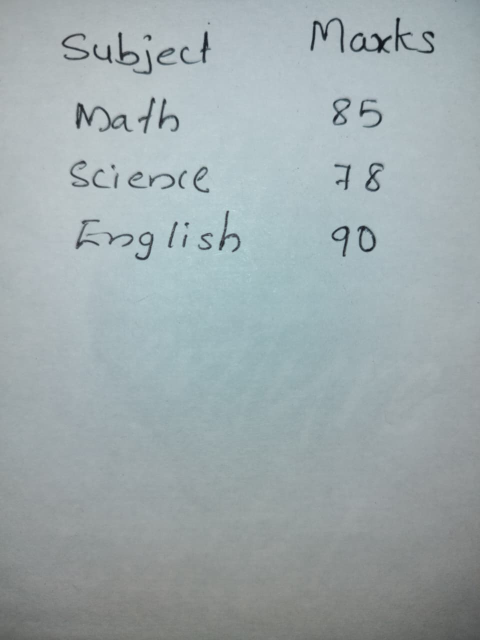
#> input picture marks.jpg, 960 x 1280 px (shown at 1/2 size)
$ python ocr_test.py
#> lines starting #> are read from the running program, lines starting #| are printed output that depends on the picture; after the words box and inside, x2 and y2 are one past the last pixel; in counts of white or black regions, pixels touching at a corner belong together
import cv2
import pytesseract
import pandas as pd

# Path to Tesseract
pytesseract.pytesseract.tesseract_cmd = r'C:\Program Files\Tesseract-OCR\tesseract.exe'

# Load image
img = cv2.imread("marks.jpg")
#> img is the input picture: shape (1280, 960, 3); mean B, G, R 172.8, 170.3, 158.6

# Resize for better OCR
img = cv2.resize(img, None, fx=2, fy=2, interpolation=cv2.INTER_CUBIC)
#> img: shape (2560, 1920, 3)

# Convert to grayscale
gray = cv2.cvtColor(img, cv2.COLOR_BGR2GRAY)

# Remove noise
blur = cv2.GaussianBlur(gray, (5,5), 0)

# Threshold
thresh = cv2.adaptiveThreshold(
    blur,255,
    cv2.ADAPTIVE_THRESH_GAUSSIAN_C,
    cv2.THRESH_BINARY_INV,
    11,2
)
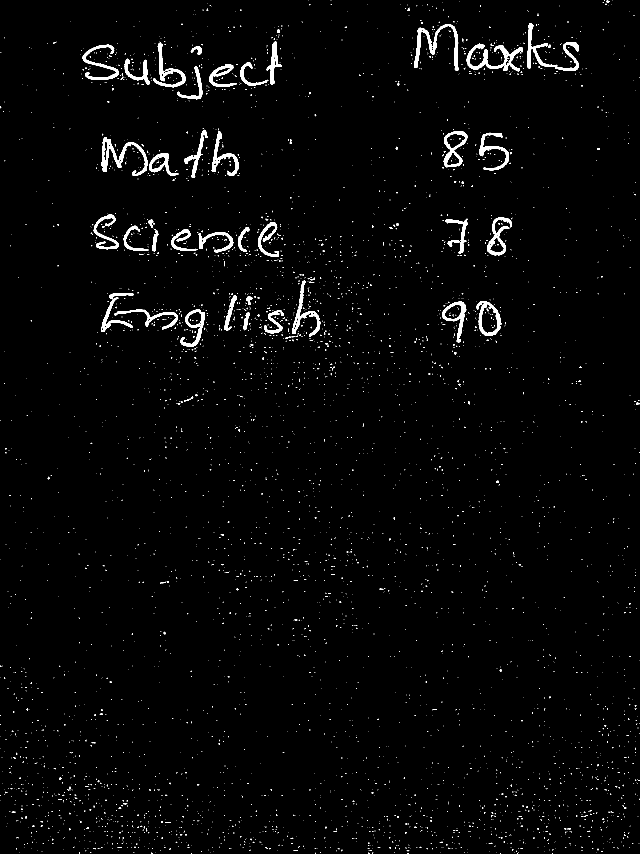
#> thresh: shape (2560, 1920) (shown at 1/3 size); 1.8% white; 4915 white regions (4809 under 20 px)

# Detect contours (possible rows)
contours, _ = cv2.findContours(thresh, cv2.RETR_EXTERNAL, cv2.CHAIN_APPROX_SIMPLE)
#> contours = 4881 contours, 4818 with area under 20; largest, box (x1, y1, x2, y2) and area: (1430, 903, 1504, 1008) 5256, (1331, 394, 1403, 502) 4720, (304, 411, 443, 528) 3930, (1400, 131, 1568, 214) 3887, (1326, 904, 1399, 1027) 3616

rows = []

for cnt in contours:
    x,y,w,h = cv2.boundingRect(cnt)

    # Ignore small boxes
    if h > 40 and w > 100:
        roi = img[y:y+h, x:x+w]

#> (the run stopped early here; a loop or call above may not have finished)

$ run again, with digit.png saved as marks.jpg
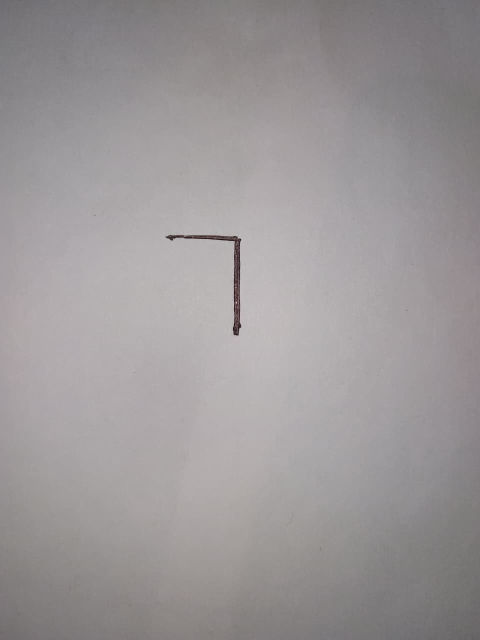
#> input picture digit.png, 960 x 1280 px (shown at 1/2 size)
#> img is the input picture: shape (1280, 960, 3); mean B, G, R 152.8, 151.7, 155.9
#> img: shape (2560, 1920, 3)
#> `thresh = cv2.adaptiveThreshold( blur,255, cv2.ADAPTIVE_THRESH_GAUSSIAN..`:
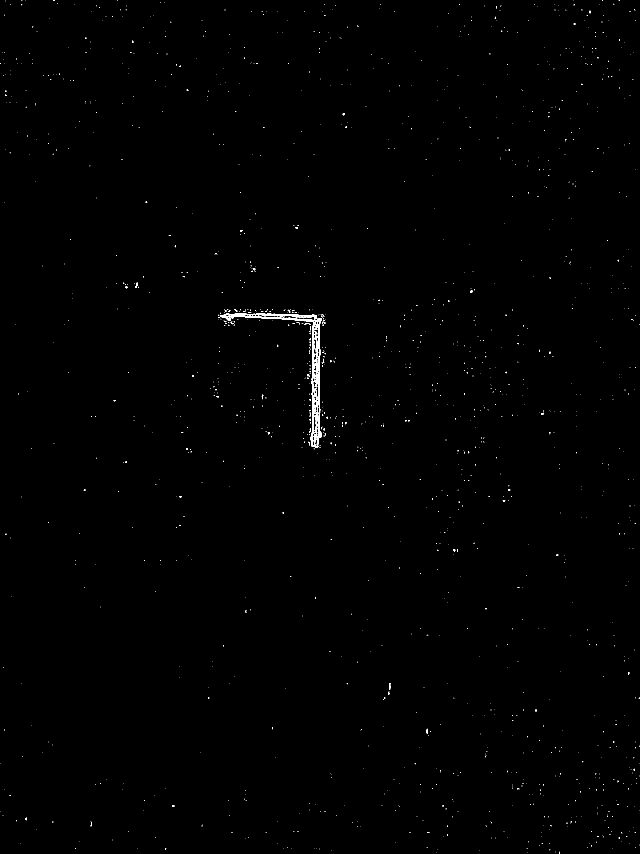
#> thresh: shape (2560, 1920) (shown at 1/3 size); 0.28% white; 1585 white regions (1548 under 20 px)
#> contours = 1575 contours, 1565 with area under 20; largest, box (x1, y1, x2, y2) and area: (661, 940, 965, 1342) 12328, (405, 848, 414, 864) 38, (1280, 2186, 1284, 2201) 29, (1623, 1239, 1632, 1245) 28, (1411, 871, 1418, 878) 25
